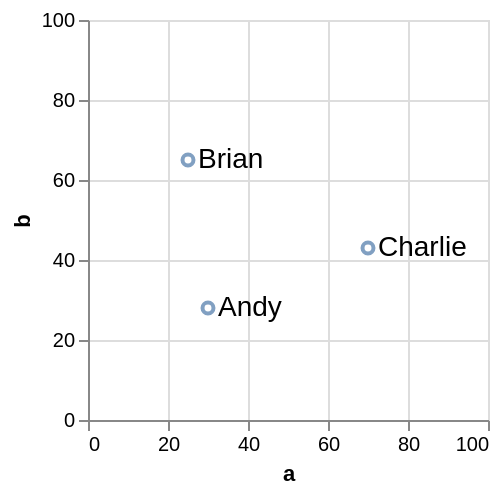

Write a Vega-Lite specification for this figure.
### Vega specification from a JSON file in a GitHub repository (floating-point values rounded to 4 significant figures)
{"$schema": "https://vega.github.io/schema/vega/v5.json", "description": "A simple bar chart with embedded data.", "background": "white", "padding": 5, "width": 200, "height": 200, "style": "cell", "data": [{"name": "source_0", "values": [{"a": 30, "b": 28, "label": "Andy"}, {"a": 25, "b": 65, "label": "Brian"}, {"a": 70, "b": 43, "label": "Charlie"}]}, {"name": "data_0", "source": "source_0", "transform": [{"type": "filter", "expr": "isValid(datum[\"a\"]) && isFinite(+datum[\"a\"]) && isValid(datum[\"b\"]) && isFinite(+datum[\"b\"])"}]}], "signals": [{"name": "angle", "value": 0, "bind": {"input": "range", "min": -180, "max": 180, "step": 1}}, {"name": "dx", "value": 5, "bind": {"input": "range", "min": -20, "max": 20, "step": 1}}, {"name": "dy", "value": 0, "bind": {"input": "range", "min": -20, "max": 20, "step": 1}}, {"name": "xOffset", "value": 0, "bind": {"input": "range", "min": -20, "max": 20, "step": 1}}, {"name": "yOffset", "value": 0, "bind": {"input": "range", "min": -20, "max": 20, "step": 1}}, {"name": "fontSize", "value": 14, "bind": {"input": "range", "min": 1, "max": 36, "step": 1}}, {"name": "limit", "value": 0, "bind": {"input": "range", "min": 0, "max": 150, "step": 1}}, {"name": "align", "value": "left", "bind": {"input": "select", "options": ["left", "center", "right"]}}, {"name": "baseline", "value": "middle", "bind": {"input": "select", "options": ["alphabetic", "top", "middle", "bottom"]}}, {"name": "font", "value": "sans-serif", "bind": {"input": "select", "options": ["sans-serif", "serif", "monospace"]}}, {"name": "fontWeight", "value": "normal", "bind": {"input": "select", "options": ["normal", "bold"]}}, {"name": "fontStyle", "value": "normal", "bind": {"input": "select", "options": ["normal", "italic"]}}], "marks": [{"name": "layer_0_marks", "type": "symbol", "style": ["point"], "from": {"data": "data_0"}, "encode": {"update": {"opacity": {"value": 0.7}, "fill": {"value": "transparent"}, "stroke": {"value": "#4c78a8"}, "ariaRoleDescription": {"value": "point"}, "description": {"signal": "\"\" + \"a\" + \": \" + (format(datum[\"a\"], \"\")) + \"; \" + \"b\" + \": \" + (format(datum[\"b\"], \"\"))"}, "x": {"scale": "x", "field": "a"}, "y": {"scale": "y", "field": "b"}}}}, {"name": "layer_1_marks", "type": "text", "style": ["text"], "from": {"data": "data_0"}, "encode": {"update": {"align": {"signal": "align"}, "baseline": {"signal": "baseline"}, "dx": {"signal": "dx"}, "dy": {"signal": "dy"}, "limit": {"signal": "limit"}, "angle": {"signal": "angle"}, "font": {"signal": "font"}, "fontSize": {"signal": "fontSize"}, "fontWeight": {"signal": "fontWeight"}, "fontStyle": {"signal": "fontStyle"}, "fill": {"value": "black"}, "description": {"signal": "\"\" + \"a\" + \": \" + (format(datum[\"a\"], \"\")) + \"; \" + \"b\" + \": \" + (format(datum[\"b\"], \"\")) + \"; \" + \"label\" + \": \" + (isValid(datum[\"label\"]) ? datum[\"label\"] : \"\"+datum[\"label\"])"}, "x": {"scale": "x", "field": "a", "offset": {"signal": "xOffset"}}, "y": {"scale": "y", "field": "b", "offset": {"signal": "yOffset"}}, "text": {"signal": "isValid(datum[\"label\"]) ? datum[\"label\"] : \"\"+datum[\"label\"]"}}}}], "scales": [{"name": "x", "type": "linear", "domain": [0, 100], "range": [0, {"signal": "width"}], "zero": true}, {"name": "y", "type": "linear", "domain": [0, 100], "range": [{"signal": "height"}, 0], "zero": true}], "axes": [{"scale": "x", "orient": "bottom", "gridScale": "y", "grid": true, "tickCount": {"signal": "ceil(width/40)"}, "domain": false, "labels": false, "aria": false, "maxExtent": 0, "minExtent": 0, "ticks": false, "zindex": 0}, {"scale": "y", "orient": "left", "gridScale": "x", "grid": true, "tickCount": {"signal": "ceil(height/40)"}, "domain": false, "labels": false, "aria": false, "maxExtent": 0, "minExtent": 0, "ticks": false, "zindex": 0}, {"scale": "x", "orient": "bottom", "grid": false, "title": "a", "labelAngle": 0, "labelBaseline": "top", "labelFlush": true, "labelOverlap": true, "tickCount": {"signal": "ceil(width/40)"}, "zindex": 0}, {"scale": "y", "orient": "left", "grid": false, "title": "b", "labelOverlap": true, "tickCount": {"signal": "ceil(height/40)"}, "zindex": 0}]}
